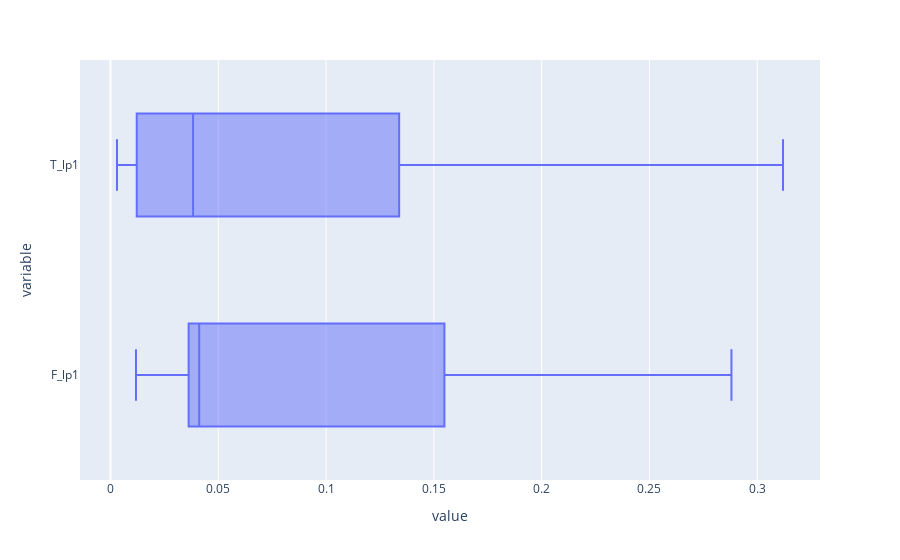

The notebook cell this image was saved under:
### Markdown cell above
Boxplot

### Code cell
plty.box(X_lp1_df, x = ["F_lp1", "T_lp1"])

### Figure 1 — Plotly figure (JSON) as saved in the notebook; plotly's stock layout.template omitted (floating-point values rounded to 4 significant figures; data arrays with more than 128 entries replaced by an {"elided": "..."} marker saying what was removed)
{"data": [{"alignmentgroup": "True", "hovertemplate": "value=%{x}<br>variable=%{y}<extra></extra>", "legendgroup": "", "marker": {"color": "#636efa"}, "name": "", "notched": false, "offsetgroup": "", "orientation": "h", "showlegend": false, "type": "box", "x": {"elided": "164 float values"}, "x0": " ", "xaxis": "x", "y": {"elided": "164 str values"}, "y0": " ", "yaxis": "y"}], "layout": {"boxmode": "group", "legend": {"tracegroupgap": 0}, "margin": {"t": 60}, "xaxis": {"anchor": "y", "domain": [0, 1], "title": {"text": "value"}}, "yaxis": {"anchor": "x", "domain": [0, 1], "title": {"text": "variable"}}}}
